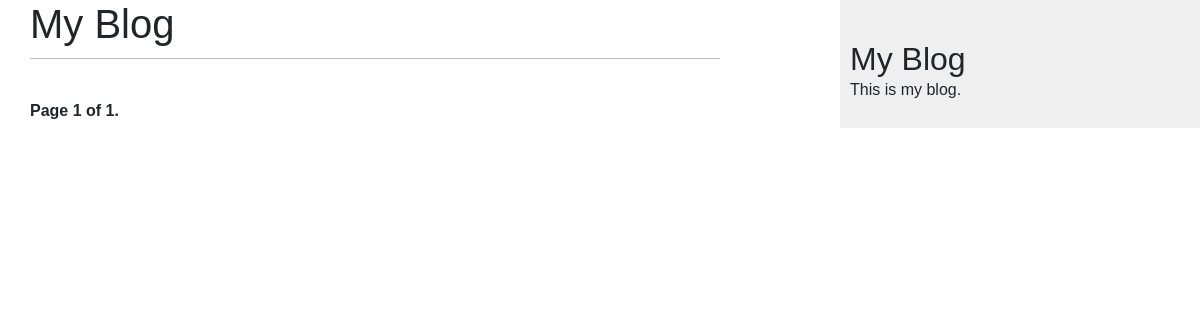
The app's page /, older data.
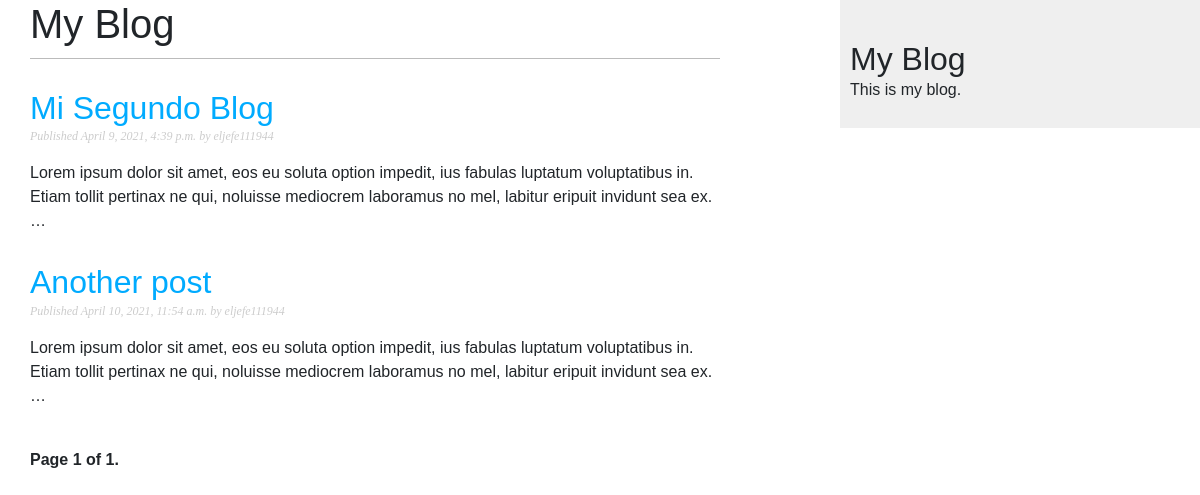
The same page, newer data.
### blog/models.py (models this page shows)
class Post(models.Model):
    STATUS_CHOICE = (
        ('draft', 'Draft'),
        ('published', 'Published'),
    )
    title = models.CharField(max_length=250)
    slug = models.SlugField(max_length=250, unique_for_date='publish')
    author = models.ForeignKey(
        User, on_delete=models.CASCADE, related_name='blog_posts')
    body = models.TextField()
    publish = models.DateTimeField(default=timezone.now)
    created = models.DateTimeField(auto_now_add=True)
    updated = models.DateTimeField(auto_now=True)
    status = models.CharField(
        max_length=10, choices=STATUS_CHOICE, default='draft')
    objects = models.Manager()  # The default manager
    published = PublishedManager()  # The custom manager
    def get_absolute_url(self):
        return reverse(
            'blog:post_detail', args=[
                self.publish.year,
                self.publish.month,
                self.publish.day,
                self.slug])

### blog/views.py (the view)
# urls.py: path('', views.PostListView.as_view(), name='post_list'),
class PostListView(ListView):
    queryset = Post.published.all()
    context_object_name = 'posts'
    paginate_by = 3
    template_name = 'blog/post/list.html'

### blog/templates/blog/post/list.html (shortened to what this page needs)
{% extends "blog/base.html" %}
{% block content %}
<h1>My Blog</h1>
{% for post in posts %}
<h2>
    <a href="{{ post.get_absolute_url }}">
        {{ post.title }}
    </a>
</h2>
<p class="date">
    Published {{ post.publish }} by {{ post.author }}
</p>
{{ post.body|truncatewords:30|linebreaks }}
{% endfor %}
{% include "pagination.html" with page=page_obj %}
{% endblock %}

Row changes from the older to the newer data that the page shows:
now on this page (row edited): Post: title "Mi Segundo Blog", publish "April 9, 2021, 4:39 p.m.", author "eljefe111944", body "Lorem ipsum dolor sit amet, eos eu soluta option impedit, ius fabulas luptatum voluptatibus in. Etiam tollit pertinax ne qui, noluisse mediocrem laboramus no mel, labitur eripuit invidunt sea ex. …"
now on this page (row edited): Post: title "Another post", publish "April 10, 2021, 11:54 a.m.", author "eljefe111944", body "Lorem ipsum dolor sit amet, eos eu soluta option impedit, ius fabulas luptatum voluptatibus in. Etiam tollit pertinax ne qui, noluisse mediocrem laboramus no mel, labitur eripuit invidunt sea ex. …"
